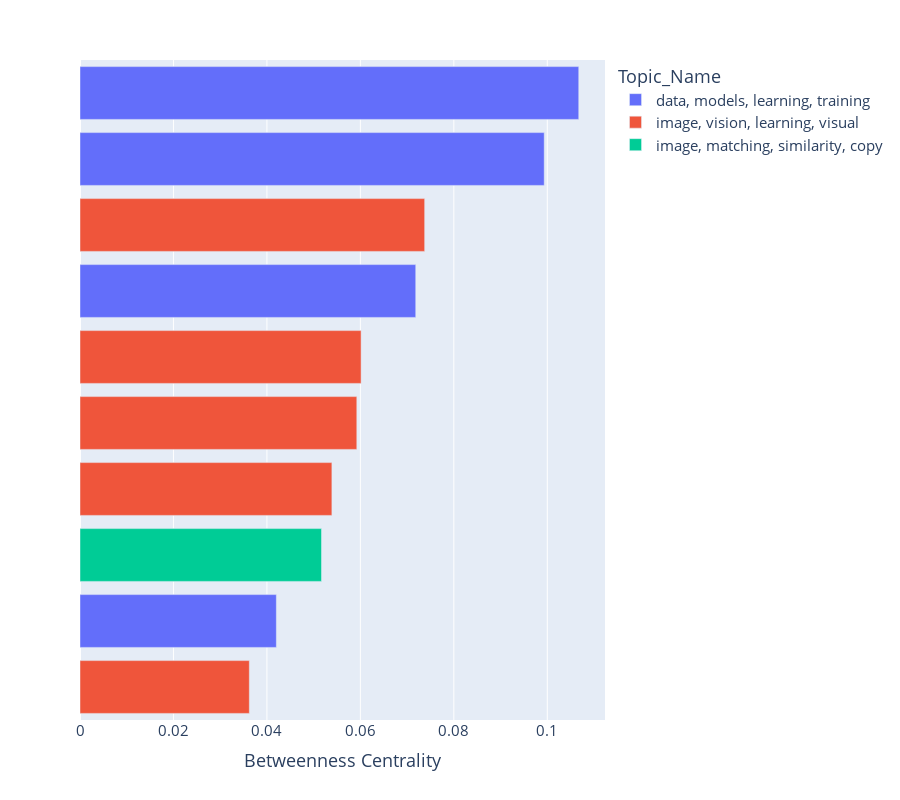

Source (notebook cell):
### Code cell
stripnet.most_important()

### Figure 1 — Plotly figure (JSON) as saved in the notebook; plotly's stock layout.template omitted (floating-point values rounded to 4 significant figures)
{"data": [{"alignmentgroup": "True", "customdata": [["Deep contextualized word representations<br><br>We<br>introduce a new type of deep contextual-ized word<br>representation that models both (1) complex<br>characteristics of word use (e.g., syntax and<br>semantics), and (2) how these uses vary across<br>linguistic contexts (i.e., to model polysemy). Our<br>word vectors are learned functions of the internal<br>states of a deep bidirec-tional language model<br>(biLM), which is pre-trained on a large text<br>corpus. We show that these representation..."], ["skweak: Weak Supervision Made Easy for<br>NLP<br><br>We present skweak, a versatile, Python-<br>based software toolkit enabling NLP developers to<br>apply weak supervision to a wide range of NLP<br>tasks. Weak supervision is an emerging machine<br>learning paradigm based on a simple idea: instead<br>of labelling data points by hand, we use labelling<br>functions derived from domain knowledge to<br>automatically obtain annotations for a given<br>dataset. The resulting labels are then aggregated<b..."], ["Want To Reduce Labeling Cost? GPT-3 Can<br>Help<br><br>Data annotation is a time-consuming<br>and labor-intensive process for many NLP tasks.<br>Although there exist various methods to produce<br>pseudo data labels, they are often task-specific<br>and require a decent amount of labeled data to<br>start with. Recently, the immense language model<br>GPT-3 with 175 billion parameters has achieved<br>tremendous improvement across many few-shot<br>learning tasks. In this paper, we explore ways to<br>..."], ["Neural Machine Translation of Rare Words with<br>Subword Units<br><br>Neural machine translation<br>(NMT) models typically operate with a fixed<br>vocabulary , but translation is an open-vocabulary<br>problem. Previous work addresses the translation<br>of out-of-vocabulary words by backing off to a<br>dictionary. In this paper , we introduce a simpler<br>and more effective approach, making the NMT model<br>capable of open-vocabulary translation by encoding<br>rare and unknown words as sequences ..."]], "hovertemplate": "Topic_Name=data, models, learning, training<br>Betweenness Centrality=%{x}<br>index=%{y}<br>Text=%{customdata[0]}<extra></extra>", "legendgroup": "data, models, learning, training", "marker": {"color": "#636efa", "pattern": {"shape": ""}}, "name": "data, models, learning, training", "offsetgroup": "data, models, learning, training", "orientation": "h", "showlegend": true, "textposition": "auto", "type": "bar", "x": [0.1067, 0.09934, 0.07185, 0.04202], "xaxis": "x", "y": ["5", "24", "59", "7"], "yaxis": "y"}, {"alignmentgroup": "True", "customdata": [["An Image is Worth 16x16 Words: Transformers for<br>Image Recognition at Scale<br><br>While the<br>Transformer architecture has become the de-facto<br>standard for natural language processing tasks,<br>its applications to computer vision remain<br>limited. In vision, attention is either applied in<br>conjunction with convolutional networks, or used<br>to replace certain components of convolutional<br>networks while keeping their overall structure in<br>place. We show that this reliance on CNNs is..."], ["Unsupervised Data Augmentation for Consistency<br>Training<br><br>Semi-supervised learning lately<br>has shown much promise in improving deep learning<br>models when labeled data is scarce. Common among<br>recent approaches is the use of consistency<br>training on a large amount of unlabeled data to<br>constrain model predictions to be invariant to<br>input noise. In this work, we present a new<br>perspective on how to effectively noise unlabeled<br>examples and argue that the quality of noising..."], ["The 2021 Image Similarity Dataset and<br>Challenge<br><br>This paper introduces a new<br>benchmark for large-scale image similarity<br>detection. This benchmark is used for the Image<br>Similarity Challenge at NeurIPS'21 (ISC2021). The<br>goal is to determine whether a query image is a<br>modified copy of any image in a reference corpus<br>of size 1~million. The benchmark features a<br>variety of image transformations such as automated<br>transformations, hand-crafted image edits and<br>machine-..."], ["Scaling Up Visual and Vision-Language<br>Representation Learning With Noisy Text<br>Supervision<br><br>Pre-trained representations are<br>becoming crucial for many NLP and perception<br>tasks. While representation learning in NLP has<br>transitioned to training on raw text without human<br>annotations, visual and vision-language<br>representations still rely heavily on curated<br>training datasets that are expensive or require<br>expert knowledge. For vision applications ,<br>representations are..."], ["Learning Transferable Visual Models From Natural<br>Language Supervision<br><br>State-of-the-art<br>computer vision systems are trained to predict a<br>fixed set of predetermined object categories. This<br>restricted form of supervision limits their<br>generality and usability since additional labeled<br>data is needed to specify any other visual<br>concept. Learning directly from raw text about<br>images is a promising alternative which leverages<br>a much broader source of supervision. We<br>d..."]], "hovertemplate": "Topic_Name=image, vision, learning, visual<br>Betweenness Centrality=%{x}<br>index=%{y}<br>Text=%{customdata[0]}<extra></extra>", "legendgroup": "image, vision, learning, visual", "marker": {"color": "#EF553B", "pattern": {"shape": ""}}, "name": "image, vision, learning, visual", "offsetgroup": "image, vision, learning, visual", "orientation": "h", "showlegend": true, "textposition": "auto", "type": "bar", "x": [0.07376, 0.06015, 0.05924, 0.0539, 0.03624], "xaxis": "x", "y": ["57", "18", "42", "1", "34"], "yaxis": "y"}, {"alignmentgroup": "True", "customdata": [["FNet: Mixing Tokens with Fourier<br>Transforms<br><br>We show that Transformer encoder<br>architec-tures can be massively sped up, with<br>limited accuracy costs, by replacing the self-<br>attention sublayers with simple linear<br>transformations that \"mix\" input tokens. These<br>linear transformations , along with simple<br>nonlinearities in feed-forward layers, are<br>sufficient to model semantic relationships in<br>several text classification tasks. Perhaps most<br>surprisingly, we find that ..."]], "hovertemplate": "Topic_Name=image, matching, similarity, copy<br>Betweenness Centrality=%{x}<br>index=%{y}<br>Text=%{customdata[0]}<extra></extra>", "legendgroup": "image, matching, similarity, copy", "marker": {"color": "#00cc96", "pattern": {"shape": ""}}, "name": "image, matching, similarity, copy", "offsetgroup": "image, matching, similarity, copy", "orientation": "h", "showlegend": true, "textposition": "auto", "type": "bar", "x": [0.05168], "xaxis": "x", "y": ["8"], "yaxis": "y"}], "layout": {"barmode": "relative", "font": {"size": 15}, "height": 800, "legend": {"title": {"text": "Topic_Name"}, "tracegroupgap": 0}, "margin": {"t": 60}, "xaxis": {"anchor": "y", "domain": [0, 1], "title": {"text": "Betweenness Centrality"}}, "yaxis": {"anchor": "x", "categoryorder": "total ascending", "domain": [0, 1], "showticklabels": false, "title": {"text": "index"}, "visible": false}}}
